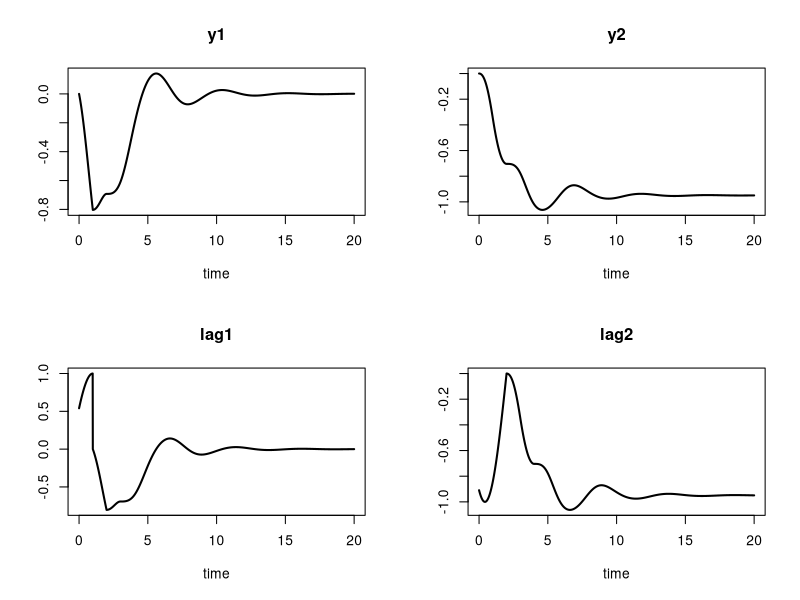
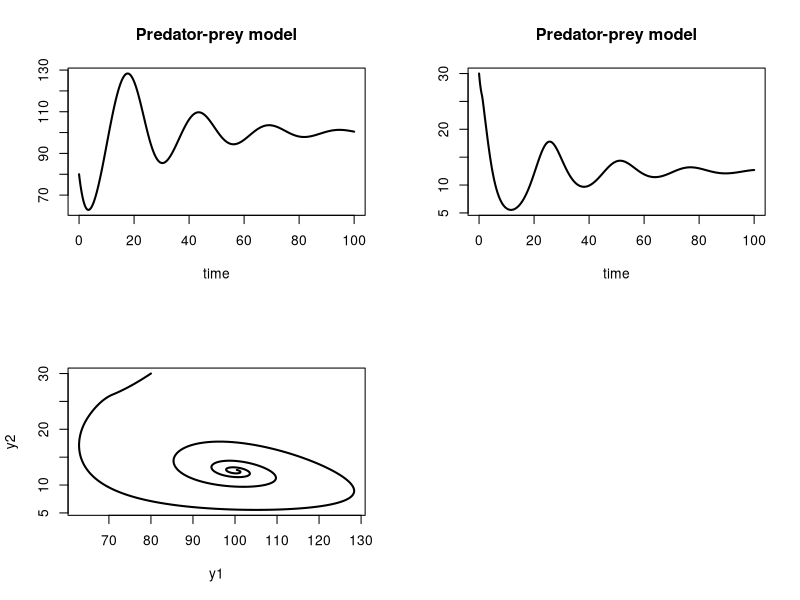
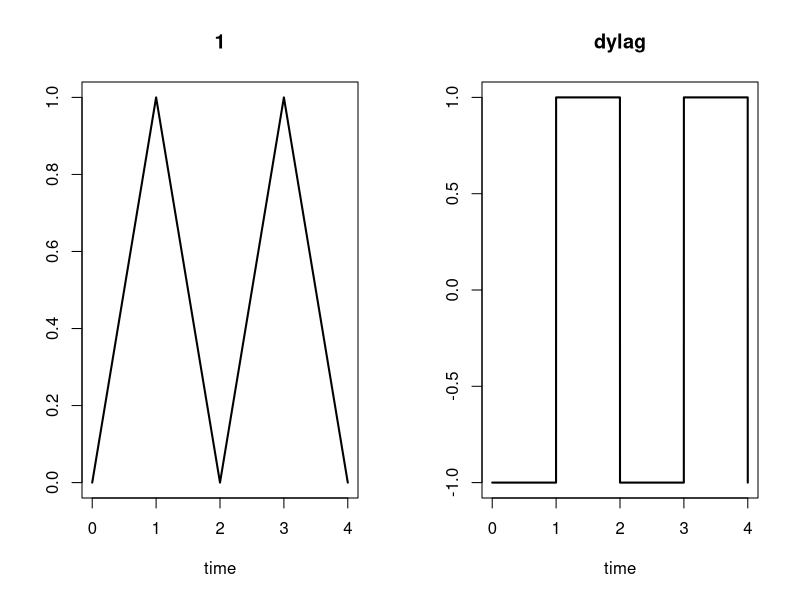

Here is the R script that generated these plots, in order:
library(deSolve)


### Name: timelags
### Title: Time Lagged Values of State Variables and Derivatives.
### Aliases: timelags lagvalue lagderiv
### Keywords: utilities

### ** Examples

## =============================================================================
## exercise 6 from Shampine and Thompson, 2000
## solving delay differential equations with dde23
##
## two lag values
## =============================================================================

##-----------------------------
## the derivative function
##-----------------------------
derivs <- function(t, y, parms) { 
  History <- function(t) c(cos(t), sin(t))
  if (t < 1)
    lag1 <- History(t - 1)[1]    
  else 
    lag1 <- lagvalue(t - 1)[1] # returns a vector; select first element

  if (t < 2)
    lag2 <- History(t - 2)[2]
  else 
    lag2 <- lagvalue(t - 2,2) # faster than lagvalue(t - 2)[2]

  dy1 <- lag1 * lag2
  dy2 <- -y[1] * lag2
  
  list(c(dy1, dy2), lag1 = lag1, lag2 = lag2)
}

##-----------------------------
## parameters
##-----------------------------

r <- 3.5; m <- 19

##-----------------------------
## initial values and times
##-----------------------------

yinit <- c(y1 = 0, y2 = 0)
times <- seq(0, 20, by = 0.01)

##-----------------------------
## solve the model  
##-----------------------------

yout <- dede(y = yinit, times = times, func = derivs,
  parms = NULL, atol = 1e-9)

##-----------------------------
## plot results
##-----------------------------

plot(yout, type = "l", lwd = 2)

## =============================================================================
## The predator-prey model with time lags, from Hale
## problem 1 from Shampine and Thompson, 2000
## solving delay differential equations with dde23
##
## a vector with lag valuess
## =============================================================================

##-----------------------------
## the derivative function
##-----------------------------
predprey <- function(t, y, parms) {
  tlag <- t - 1
  if (tlag < 0)
    ylag <- c(80, 30)
  else 
    ylag <- lagvalue(tlag)  # returns a vector
  
  dy1 <- a * y[1] * (1 - y[1]/m) + b * y[1] * y[2]
  dy2 <- c * y[2] + d * ylag[1] * ylag[2]
  list(c(dy1, dy2))
}

##-----------------------------
## parameters
##-----------------------------

a <- 0.25; b <- -0.01; c <- -1 ; d <- 0.01; m <- 200

##-----------------------------
## initial values and times
##-----------------------------

yinit <- c(y1 = 80, y2 = 30)
times <- seq(0, 100, by = 0.01)

#-----------------------------
# solve the model  
#-----------------------------

yout <- dede(y = yinit, times = times, func = predprey, parms = NULL)

##-----------------------------
## display, plot results
##-----------------------------

plot(yout, type = "l", lwd = 2, main = "Predator-prey model", mfrow = c(2, 2))
plot(yout[,2], yout[,3], xlab = "y1", ylab = "y2", type = "l", lwd = 2)

diagnostics(yout)

## =============================================================================
##
## A neutral delay differential equation (lagged derivative)   
##  y't = -y'(t-1), y(t) t < 0 = 1/t
##
## =============================================================================

##-----------------------------
## the derivative function
##-----------------------------
derivs <- function(t, y, parms) {
  tlag <- t - 1
  if (tlag < 0)
    dylag <- -1
  else
    dylag <- lagderiv(tlag)

  list(c(dy = -dylag), dylag = dylag)
}

##-----------------------------
## initial values and times
##-----------------------------

yinit <- 0
times <- seq(0, 4, 0.001)

##-----------------------------
## solve the model  
##-----------------------------

yout <- dede(y = yinit, times = times, func = derivs, parms = NULL)

##-----------------------------
## display, plot results
##-----------------------------

plot(yout, type = "l", lwd = 2)
